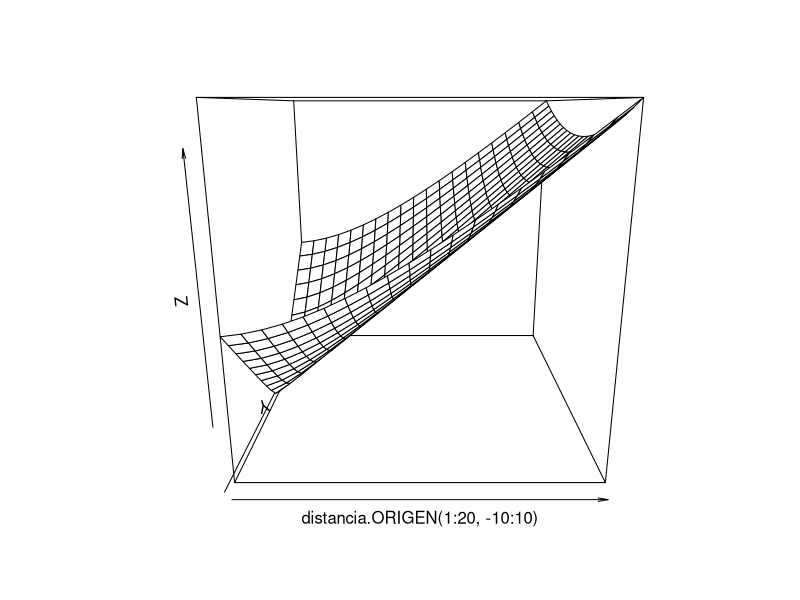

Generate this figure with R:

# En este ejemplo tenemos dos funciones que nos permiten construir una cuadrícula
# utilizando como función la distancia al origen de coordenadas

# La primera de ellas la construye realizando "manualmente" todas las iteraciones

distancia.origen <- function(x, y) {
  puntos <- matrix(-1, length(x), length(y))
  for (i in 1:length(x)) {
    for (j in 1:length(y)) {
      puntos[i, j] <- sqrt(x[i]^2 + y[j]^2)
    }
  }
  return(puntos)
}

ptm <- proc.time()
distancia.origen(1:20, -10:10)
proc.time() - ptm

# La segunda de las funciones, hace uso de "outer" para utilizar una sintexis mas compacta además
# de aumentar su eficiencia.
# Para medir esto último utilizamos proc.time()

distancia.ORIGEN <- function(x, y) {
  outer(x, y, function(x, y) sqrt(x^2 + y^2))
}

ptm <- proc.time()
distancia.ORIGEN(1:20, -10:10)
proc.time() - ptm

# Con persp podemos dibujar la malla que forma la cuadricula.

persp(distancia.ORIGEN(1:20, -10:10))
